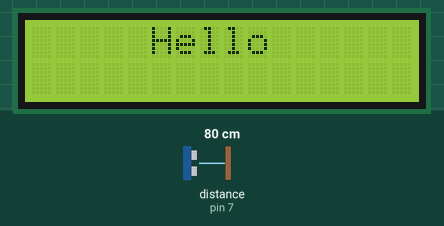
Simulated run of this sketch. Board: Arduino Uno, built with avr-gcc and run on an emulated ATmega328P. Parts: 16×2 character LCD. Wiring (inferred from the names in the program): ultrasonic range finder: trigger pin 6; echo pin 7. The test bench sets the inputs (shaded band); at power-on: distance to the obstacle (sensor on pin 7) 80 cm. The echo pulse lasts 58.3 µs per cm; what the sketch prints to the serial monitor is not drawn.

Above: at 0.1 s.
At 1.7 s:
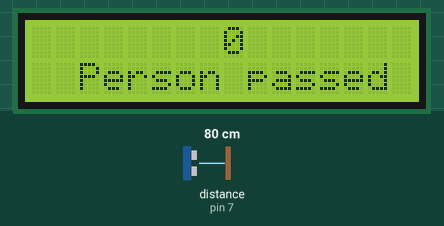

Measured:
- what the display in image 0 shows lasts 1.5 s, from 0.1 s to 1.6 s

The sketch:

People-Counter.ino
```cpp
#include <Wire.h>
#include <LiquidCrystal_I2C.h>

LiquidCrystal_I2C lcd(0x27,20,1);
#define trig 6
#define echo 7
int t_puls = 0, distance = 0, No_people = 0;
int initial_distance = 400;
const int sound_speed = 57; // you can change it depend on the weather

void setup() {
  Serial.begin(9600);
  pinMode(trig, OUTPUT);
  pinMode(echo, INPUT);

  // making puls with width 10µs to Trigger
  for(int i=0; i<3; i++)
  {
    delayMicroseconds(i*5);
    digitalWrite(trig, i%2);
  }

  t_puls = pulseIn(echo, HIGH);
  distance = t_puls / sound_speed;
  initial_distance = distance;
  Serial.println(initial_distance);

  lcd.begin(16, 2);
  lcd.backlight();

  lcd.setCursor(5,0);
  lcd.print("Hello");
  delay(1500);
  lcd.clear();

  lcd.setCursor(2,1);
  lcd.print("Person passed");
}

void loop() {

  // making puls with width 10µs to Trigger
  for(int i=0; i<3; i++)
  {
    delayMicroseconds(i*5);
    digitalWrite(trig, i%2);
  }
  t_puls = pulseIn(echo, HIGH);
  distance = t_puls / sound_speed;
  delay(100);

  if(distance <= initial_distance - 30) // you can change distance 30 depend on the position of the sensor
  {
    while(distance != initial_distance)
    {
      for(int i=0; i<3; i++)
      {
        delayMicroseconds(i*5);
        digitalWrite(trig, i%2);
      }
      t_puls = pulseIn(echo, HIGH);
      distance = t_puls / sound_speed;
      delay(50);
    }
    No_people++;
  }
    lcd.setCursor(8,0);
    lcd.print(No_people);
}
```
